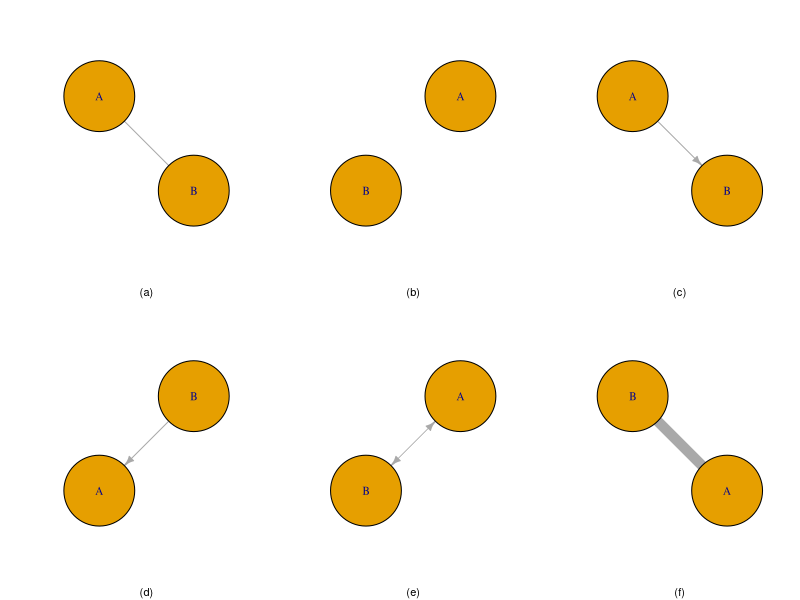
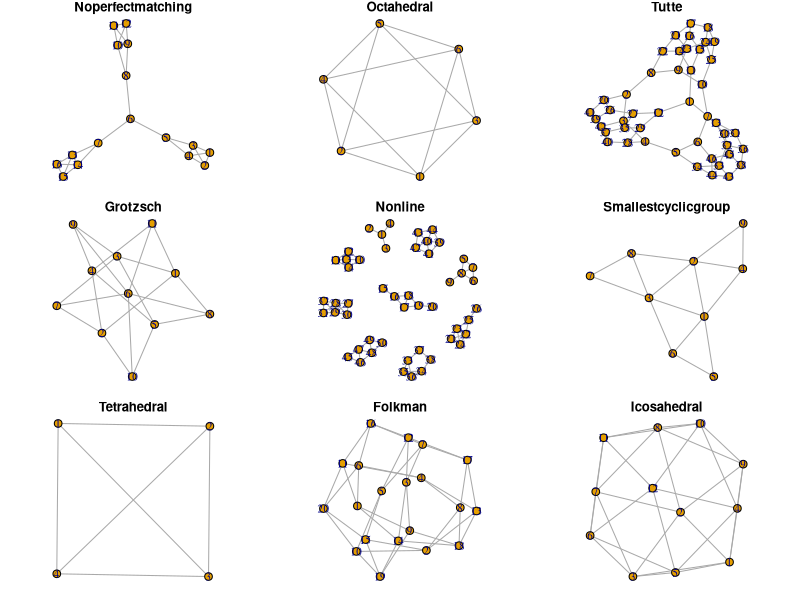

The R script that drew these images, in order: (Note: this script raises an error after producing the figures.)
## ---- chunk 1
x <- c("igraph", "tibble", "stringr", "kableExtra", "RColorBrewer", "viridis")
lapply(x, require, character.only = T, quietly = T)
## ---- chunk 2

library(grid)
library(gridExtra)
filename <- "./imgs/introductory_plots.jpg"
par(mfrow=c(2, 3))
igraph_options(vertex.size = 150, arrow.size = .1, vertex.label.font = 16)
g1 <- graph_from_literal(A--B)
g2 <- graph_from_literal(A, B)
g3 <- graph_from_literal(A-+B)
g4 <- graph_from_literal(A+-B)
g5 <- graph_from_literal(A++B)
g6 <- graph_from_literal(B--A)
plot.igraph(g1, sub = "(a)")
plot.igraph(g2, sub = "(b)")
plot.igraph(g3, sub = "(c)", edge.arrow.size = .5)
plot.igraph(g4, sub = "(d)", edge.arrow.size = .5)
plot.igraph(g5, sub = "(e)", edge.width = .5, edge.arrow.size = .5)
plot.igraph(g6, sub = "(f)", edge.width = 10)

## ---- chunk 3
par(mfrow = c(3,3), mar = c(1, 1, 1, 1))
x <- c("Bull", "Chvatal", "Coxeter", "Cubical", "Diamond", "Dodecahedral", "Folkman", "Franklin", "Frucht", "Grotzsch", "Heawood", "Herschel", "House", "HouseX", "Icosahedral", "Krackhardt kite", "Levi", "McGee", "Meredith", "Noperfectmatching", "Nonline", "Octahedral", "Petersen", "Robertson", "Smallestcyclicgroup", "Tetrahedral", "Thomassen", "Tutte", "Uniquely3colorable", "Walther", "Zachary")
notable.graphs <- sample(x, size = 9, replace = F)
sapply(notable.graphs, function(x) plot.igraph(make_graph(x), main = x, vertex.size = 10))
## ---- chunk 4
library(qgraph)
#igraph may have lesmis as resident dataset
file <- "./data/gephy/lesmiserables.gml"
g1 <- read_graph(file = file, format = "gml")
igraph_options(vertex.size = 10)
layout <- layout_with_fr(g1)
e <- get.edgelist(g1)
#l <- qgraph.layout.fruchtermanreingold(e,vcount=vcount(g1))
l <- qgraph.layout.fruchtermanreingold(e,vcount=vcount(g1), area=8*(vcount(g1)^2),repulse.rad=(vcount(g1)^3.1))
#that worked! See https://stackoverflow.com/questions/39290909/igraph-resolving-tight-overlapping-nodes
plot.igraph(g1, 
            asp = 0,
            vertex.label.cex = .35, 
            layout = l,
            axes = F)
## ---- chunk 5

library(stringr)
a <- str_trim(unlist(str_split("add_layout_, component_wise, layout_as_star, layout_as_tree, layout_in_circle, layout_nicely, layout_on_grid, layout_on_sphere, layout_randomly, layout_with_dh, layout_with_fr, layout_with_gem, layout_with_graphopt, layout_with_kk, layout_with_lgl, layout_with_mds, layout_with_sugiyama, layout_, merge_coords, norm_coords, normalize", ",")), side = "both")
m <- matrix(a, nrow = 7, ncol = 3, byrow = T)
m %>%
  kbl(caption = "Available layouts for nodes in `igraph`.") %>%
  kable_styling()
## ---- chunk 6
# Create data
data <- matrix(sample(0:1, 100, replace=TRUE, prob=c(0.5,0.5)), nrow=10)
network <- graph_from_adjacency_matrix(data , mode='undirected', diag=F )
 
# When ploting, we can use different layouts:
par(mfrow=c(3,3), mar=c(1,1,1,1))
plot(network, layout=layout_nicely, main = "nicely")
plot(network, layout=layout_on_grid, main = "grid")
plot(network, layout=layout_with_drl, main="DrL")
plot(network, layout=layout.circle, main="circle")
plot(network, layout=layout.random, main="random")
plot(network, layout=layout.fruchterman.reingold, main="fruchterman-reingold")
plot(network, layout=layout_as_tree, main="tree")
plot(network, layout=layout_with_kk, main="kamada-kawai")
plot(network, layout=layout_with_lgl, main="large.graph.layout")
## ---- chunk 7
library(igraph)
library(qgraph)
g <- barabasi.game(355, directed=FALSE)
par(mfrow=c(1, 3), mar = c(1, 1, 1, 1))
plot(g,layout=layout_with_fr,
     vertex.size=4,
     vertex.label=NA,
     main = "layout_with_fr")
e <- get.edgelist(g)
l <- qgraph.layout.fruchtermanreingold(e,vcount=vcount(g))
plot(g,
     layout = l,
     vertex.size = 4,
     vertex.label = NA,
     main ="F-R default"
     )
l <- qgraph.layout.fruchtermanreingold(e,vcount=vcount(g),
      area=8*(vcount(g)^2),repulse.rad=(vcount(g)^3.1))
plot(g,
     layout = l,
     vertex.size = 4, 
     vertex.label = NA,
     main = "F-R modified")
## ---- chunk 8
par(mfrow=c(2,2), mar=c(2, 2, 2, 2))
# shapes
shapes <- shapes()
g1 <- make_ring(length(shapes()))
plot.igraph(g1,
            vertex.size = 50,
            vertex.shape = shapes,
            main = "shapes"
            )

# size
sizes <- seq(5, 50, length.out = 10)
g2 <- make_ring(length(sizes))
plot.igraph(g2, 
            vertex.size = sizes,
            vertex.shape = "circle",
            main = "sizes")
# color
colors <- c(NA, 1:8)
g3 <- make_ring(9)
plot.igraph(g3, 
            vertex.color = colors,
            vertex.size = 50,
            vertex.label = paste0(colors),
            layout = layout_nicely,
            main = "colors")
# labels
labels <- state.abb[1:10]
size <- seq(.1, 2, length.out = 10)
dist <- seq(.1, 3, length.out = 10)
g4 <- make_ring(10)
plot.igraph(g4, 
            vertex.label = labels,
            vertex.label.cex = size,
            vertex.label.dist = dist,
            layout = layout_nicely,
            main = "labels"
            
            )

## ---- chunk 9
par(mfrow=c(1,3), mar=c(2, 2, 3, 2))
#graph
colors <- brewer.pal(name = "Set1", n = 9)
g1 <- make_ring(9)
plot.igraph(g1, 
            vertex.color = colors,
            vertex.shape = "circle",
            vertex.label.cex = .75,
            vertex.size = 30,
            vertex.label = paste0(colors),
            vertex.label.dist = 5,
            layout = layout_nicely,
            main = "brewer\n Set1"
            )
#graph
colors <- viridis(10, option = "D")
g1 <- make_ring(length(colors), circular = T)
plot.igraph(g1, 
            vertex.color = colors,
            vertex.shape = "csquare",
            vertex.label.cex = .75,
            vertex.size = 25,
            vertex.label = paste0(colors),
            vertex.label.dist = 4,
            layout = layout_nicely,
            main = "viridis \n default"
            )
#graph
colors <- rainbow(10)
g3 <- make_ring(length(colors))
plot.igraph(g3, 
            vertex.color = colors,
            vertex.shape = "csquare",
            vertex.label.cex = .75,
            vertex.size = 25,
            vertex.label = paste0(colors),
            vertex.label.dist = 4,
            layout = layout_nicely,
            main = "base \n rainbow"
            )

## ---- chunk 10
par(mfrow=c(2,2), mar=c(2, 2, 2, 2))
# lty

edge.lty <- 1:6
edf <- tibble(from = rep("+", length(edge.lty)),
                  to = LETTERS[1:length(edge.lty)]
               )
g1 <- graph_from_data_frame(edf)
plot.igraph(g1,
            vertex.size = 25,
            edge.lty = edge.lty,
            edge.label = 1:6,
            arrow.mode = "-",
            layout = layout_as_tree,
            main = "type"
            )
#plot
width <- seq(from = .5, to = 3, length.out=6)
edf <- tibble(from = rep("+", length(width)),
                  to = LETTERS[2:sum(length(width), 1)]
               )
g2 <- graph_from_data_frame(edf)
plot.igraph(g2,
            vertex.size = 25,
            edge.lty = 1,
            edge.label = 1:length(width),
            arrow.mode = "-",
            edge.width = width,
            layout = layout_as_tree,
            main = "width"
            )
#plot
colors <- c(1:8)
edf <- tibble(from = rep("+", length(colors)),
                  to = LETTERS[2:sum(length(colors), 1)]
               )
g3 <- graph_from_data_frame(edf)
plot.igraph(g3,
            vertex.size = 25,
            edge.lty = 1,
            edge.label = 1:length(colors),
            arrow.mode = "-",
            edge.width = 1.5,
            layout = layout_as_tree,
            edge.color = colors,
            main = "colors"
            )
#plot labels
colors <- 1:8
edge.label.cex = seq(.5, 4, by = .5)
g4 <- make_ring(8, circular = TRUE)
edf <- tibble(from = rep("+", length(edge.label.cex)),
                  to = LETTERS[2:sum(length(edge.label.cex), 1)]
               )
#g4 <- graph_from_data_frame(g4)
plot.igraph(g4,
            vertex.size = 15,
            vertex.label = NA,
            edge.lty = 1,
            edge.label = colors,
            arrow.mode = NA,
            edge.width = 3,
            edge.color = colors,
            edge.label.cex = edge.label.cex,
            curved = TRUE,
            main = "labels"
            )
